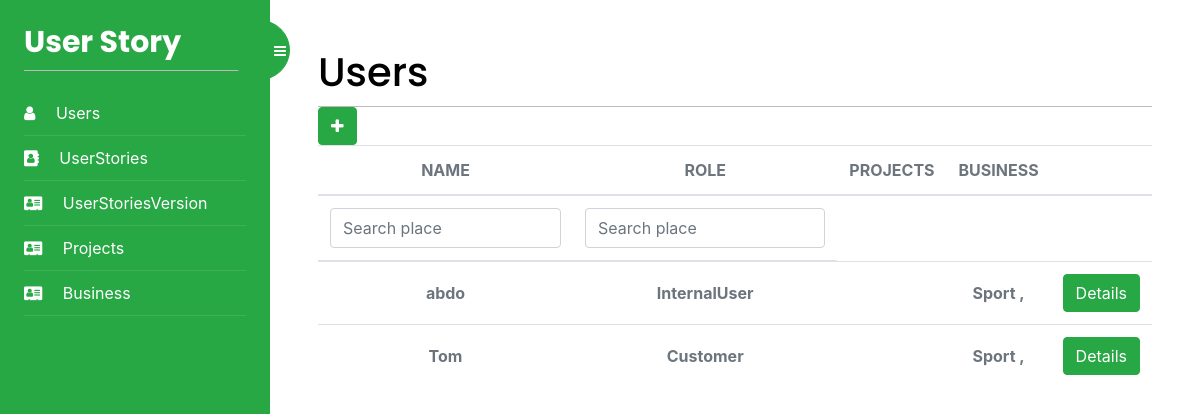
/Users/list/ (signed in), run on the app's committed database.
### UserStoryApp/models.py (models this page shows, shortened)
class User (AbstractUser):
    Role = models.IntegerField(blank=True, null=True, default=2)
    project = []
    business = []
    def get_projects(self):
        return "\n".join([f'{p.name} , ' for p in self.project])
    def get_businesses(self):
        return "\n".join([f'{p.name} , ' for p in self.business])

class Business(models.Model):
    id = models.AutoField(primary_key=True)
    businessIndustry = models.ManyToManyField(
        BusinessCategory)
    hourlyRate = models.IntegerField(blank=True, null=True)
    name = models.TextField(blank=True)
    LegalEntityName = models.TextField(blank=True)
    Address = models.TextField(blank=True)
    BusinessNumber = models.IntegerField(blank=True, null=True)
    BusinessEmail = models.TextField(blank=True)
    User = models.ManyToManyField(User)
    ABN = models.IntegerField(blank=True, null=True)
    class Meta:
        db_table = "Business"

### Users/views.py (the view)
# urls.py: path('list/', views.user_list, name='users'),
@login_required
def user_list(request):
    User = get_user_model()
    users = User.objects.all()
    my_filter = UsersFilter(request.GET, queryset=users)
    users = my_filter.qs
    for u in users:
        project = Project.objects.filter(User=u)
        if len(project):
            u.project = project
    for u in users:
        business = Business.objects.filter(User=u)
        print(business)
        if len(business):
            u.business = business
            print(u.business)
        u.Role = Role(u.Role).name
    return render(request, 'user/users.html', {'users': users, 'filter': my_filter})

### Users/templates/user/users.html (shortened to what this page needs)
{% extends "base.html" %}
{% block content %}
<div>
    <h1 class="m-auto">Users</h1>
</div>
<a href="{% url 'addUsers' %}" class="btn btn-success" aria-hidden="true"><i class="fa fa-plus text-white"
        aria-hidden="true"></i>
</a>
<div class="table-responsive p-0">
    <table class="table align-items-center mb-0">
        <thead>
            <tr>
                <th class="text-center text-uppercase text-secondary text-xxs font-weight-bolder opacity-7">Name</th>
                <th class="text-center text-uppercase text-secondary text-xxs font-weight-bolder opacity-7">Role</th>
                <th class="text-center text-uppercase text-secondary text-xxs font-weight-bolder opacity-7">Projects
                </th>
                <th class="text-center text-uppercase text-secondary text-xxs font-weight-bolder opacity-7">Business</th>
                <th class="text-secondary opacity-7"></th>
            </tr>
        </thead>
        <thead>
            <tr>
                <form id="form" method="get">
                    <th class="text-center text-uppercase text-secondary text-xxs font-weight-bolder opacity-7">
                        {{filter.form.username}}</th>
                    <th class="text-center text-uppercase text-secondary text-xxs font-weight-bolder opacity-7">
                        {{filter.form.Role}}</th>
                </form>
            </tr>
        </thead>
        <tbody>
            {% for user in users %}
                <tr>
                <td class="align-middle text-center">
                    <span class="text-secondary text-xs font-weight-bold">{{user.username}}</span>
                </td>
                <td class="align-middle text-center">
                    <span class="text-secondary text-xs font-weight-bold">{{user.Role}}</span>
                </td>
                <td class="align-middle text-center">
                </td>
                <td class="align-middle text-center">
                    <span class="text-secondary text-xs font-weight-bold">{{user.get_businesses}}</span>
                </td>
                <td class="align-middle text-center">
                    <a href="{% url 'userDetails' user.id %}" class="btn btn-success" aria-hidden="true">
                        Details
                    </a>
                </td>
            </tr>
            {% endfor %}
        </tbody>
    </table>
</div>
{% endblock %}

### account/static/css/base.css (style rules this page uses)
body { margin:0; padding:0; font-family:helvetica, sans-serif; }
a { color:#12c064; text-decoration:none; }
h1, h2, h3, h4, h5 , h6 { font-family: 'Muli', sans-serif; font-weight:normal; }
h1 { border-bottom:1px solid #bbb; padding:0 0 10px 0; margin:10px 0 20px 0; }
form { overflow:auto; }
input, textarea { clear:both; float:left; margin:0 0 10px; background:#efefef; border:0; padding:6px 10px; font-size:14px; }

### data on the page
User: username "abdo", Role "InternalUser", get_businesses "Sport ,"
User: username "Tom", Role "Customer", get_businesses "Sport ,"
